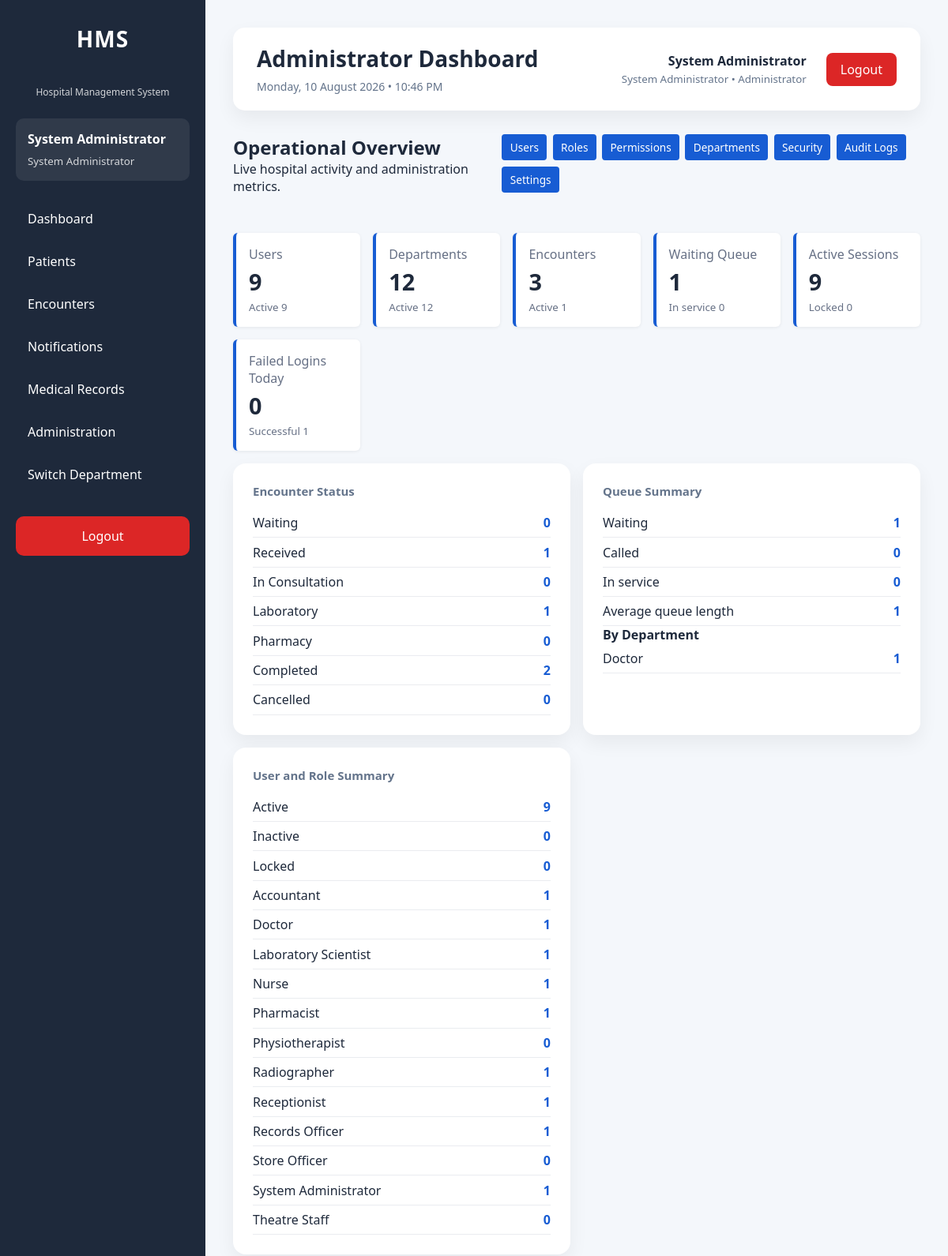
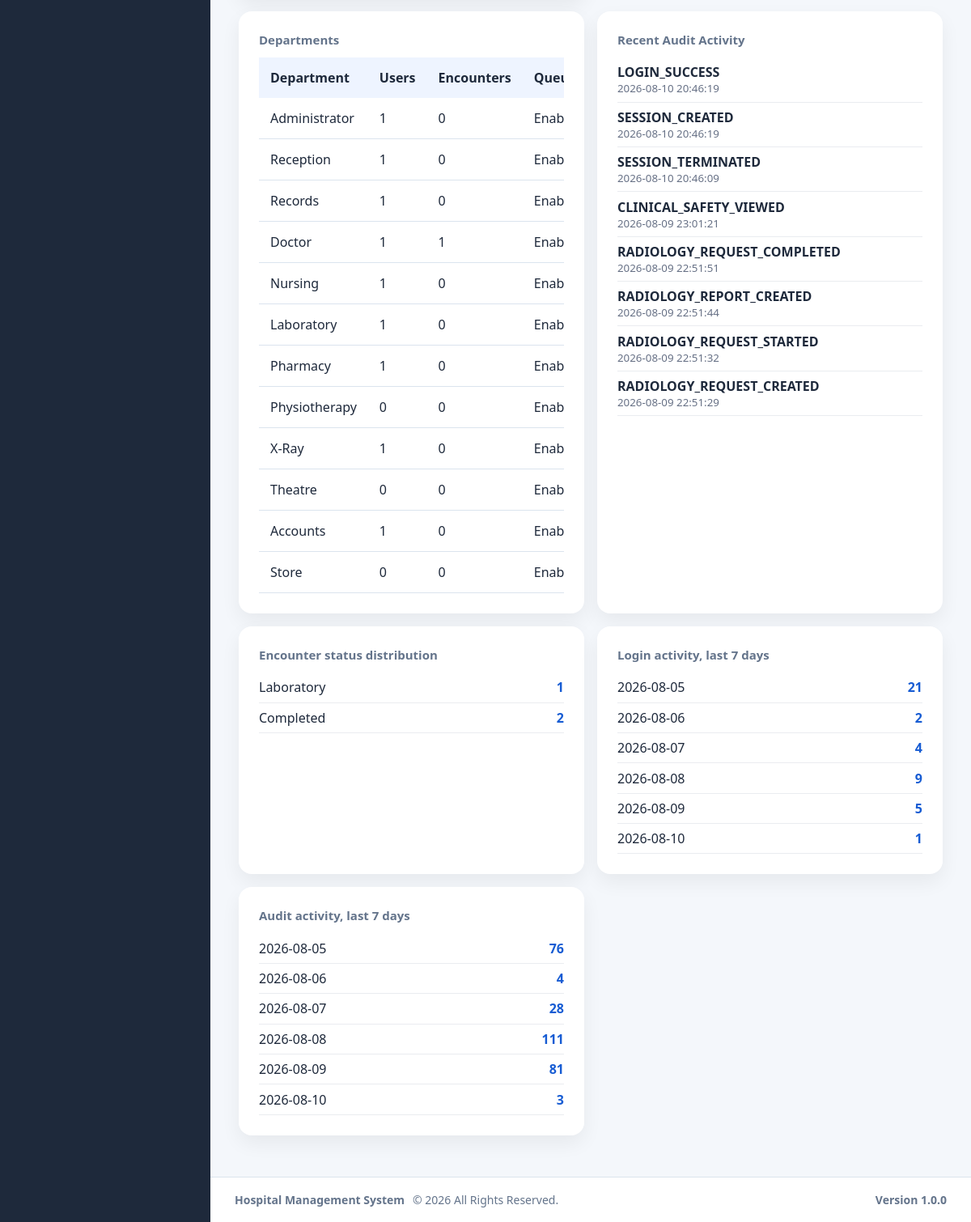
The page /dashboard/admin.php (signed in) on the database its author committed (2 pictures, top to bottom).
### tables this page shows
CREATE TABLE `departments` (
  `id` int(11) NOT NULL AUTO_INCREMENT,
  `department_name` varchar(100) NOT NULL,
  `department_code` varchar(30) NOT NULL,
  `description` text DEFAULT NULL,
  `location` varchar(150) DEFAULT NULL,
  `contact_extension` varchar(30) DEFAULT NULL,
  `department_type` enum('Clinical','Administrative','Diagnostic','Support') NOT NULL DEFAULT 'Support',
  `queue_enabled` tinyint(1) NOT NULL DEFAULT 1,
  `is_active` tinyint(1) NOT NULL DEFAULT 1,
  `display_order` int(11) NOT NULL DEFAULT 0,
  `created_at` timestamp NOT NULL DEFAULT current_timestamp(),
  `updated_at` timestamp NULL DEFAULT NULL ON UPDATE current_timestamp(),
  PRIMARY KEY (`id`),
  UNIQUE KEY `uq_departments_name` (`department_name`),
  UNIQUE KEY `uq_departments_code` (`department_code`),
  KEY `idx_departments_active` (`is_active`),
  KEY `idx_departments_type` (`department_type`),
  KEY `idx_departments_queue` (`queue_enabled`)
);

CREATE TABLE `audit_logs` (
  `id` int(11) NOT NULL AUTO_INCREMENT,
  `user_id` int(11) DEFAULT NULL,
  `visit_id` int(11) DEFAULT NULL,
  `patient_id` int(11) DEFAULT NULL,
  `module` varchar(100) NOT NULL,
  `action` varchar(100) NOT NULL,
  `description` text DEFAULT NULL,
  `ip_address` varchar(50) DEFAULT NULL,
  `user_agent` varchar(255) DEFAULT NULL,
  `department_id` int(11) DEFAULT NULL,
  `severity` varchar(20) NOT NULL DEFAULT 'INFO',
  `event_type` varchar(100) NOT NULL DEFAULT 'GENERAL',
  `created_at` timestamp NOT NULL DEFAULT current_timestamp(),
  PRIMARY KEY (`id`),
  KEY `idx_audit_user` (`user_id`),
  KEY `idx_audit_visit` (`visit_id`),
  KEY `idx_audit_patient_created` (`patient_id`,`created_at`),
  KEY `idx_audit_module` (`module`),
  KEY `idx_audit_created` (`created_at`),
  KEY `idx_audit_action_created` (`action`,`created_at`),
  KEY `idx_audit_user_created` (`user_id`,`created_at`),
  KEY `idx_audit_ip_created` (`ip_address`,`created_at`),
  KEY `idx_audit_department_created` (`department_id`,`created_at`),
  KEY `idx_audit_module_created` (`module`,`created_at`),
  KEY `idx_audit_event_created` (`event_type`,`created_at`),
  KEY `idx_audit_severity_created` (`severity`,`created_at`),
  KEY `idx_audit_visit_created` (`visit_id`,`created_at`),
  CONSTRAINT `fk_audit_department` FOREIGN KEY (`department_id`) REFERENCES `departments` (`id`) ON DELETE SET NULL ON UPDATE CASCADE,
  CONSTRAINT `fk_audit_patient` FOREIGN KEY (`patient_id`) REFERENCES `patients` (`id`) ON DELETE SET NULL ON UPDATE CASCADE,
  CONSTRAINT `fk_audit_user` FOREIGN KEY (`user_id`) REFERENCES `users` (`id`) ON DELETE SET NULL ON UPDATE CASCADE,
  CONSTRAINT `fk_audit_visit` FOREIGN KEY (`visit_id`) REFERENCES `visits` (`id`) ON DELETE SET NULL ON UPDATE CASCADE
);

### dashboard/admin.php (the view, shortened to what the rows shown need)
<?php
require_once __DIR__ . '/../config/auth.php';
require_once __DIR__ . '/../config/database.php';
require_once __DIR__ . '/../services/DashboardService.php';
$dashboardService = new DashboardService($pdo);
$dashboardService->recordDashboardView((int)($currentUser['id'] ?? 0));
$dashboard = $dashboardService->getAdministratorDashboard();
$data = $dashboard['data'] ?? [];
$users = $data['users'] ?? [];
$departments = $data['departments'] ?? [];
$encounters = $data['encounters'] ?? [];
$audit = $data['audit'] ?? [];
require_once __DIR__ . '/../layouts/header.php';
require_once __DIR__ . '/../layouts/sidebar.php';
function dashboardCount(array $values, string $key): int
{
    return (int)($values[$key] ?? 0);
}
?>
<main class="content admin-dashboard">
    <?php require_once __DIR__ . '/../layouts/navbar.php'; ?>
    <section class="dashboard-heading">
        <div>
            <h2>Operational Overview</h2>
        </div>
    </section>
    <section class="dashboard-columns">
        <article class="card">
            <div class="metric-list">
                <?php foreach ([
                    ['Waiting', dashboardCount($encounters, 'waiting')],
                    ['Received', dashboardCount($encounters, 'received')],
                    ['In Consultation', dashboardCount($encounters, 'in_consultation')],
                    ['Laboratory', dashboardCount($encounters, 'laboratory')],
                    ['Pharmacy', dashboardCount($encounters, 'pharmacy')],
                    ['Completed', dashboardCount($encounters, 'completed')],
                    ['Cancelled', dashboardCount($encounters, 'cancelled')]
                ] as $metric): ?>
                    <div><span><?= e($metric[0]) ?></span><strong><?= (int)$metric[1] ?></strong></div>
                <?php endforeach; ?>
            </div>
        </article>
        <article class="card">
            <div class="metric-list">
                <div><span>Active</span><strong><?= dashboardCount($users, 'active') ?></strong></div>
            </div>
        </article>
    </section>
    <section class="dashboard-columns">
        <article class="card">
            <div class="table-wrapper">
                <table>
                    <thead><tr><th>Department</th><th>Users</th><th>Encounters</th><th>Queue</th></tr></thead>
                    <tbody>
                    <?php foreach (($departments['items'] ?? []) as $department): ?>
                        <tr>
                            <td><?= e($department['department_name']) ?></td>
                            <td><?= (int)$department['active_users'] ?></td>
                            <td><?= (int)$department['active_encounters'] ?></td>
                            <td><?= !empty($department['queue_enabled']) ? 'Enabled' : 'Disabled' ?></td>
                        </tr>
                    <?php endforeach; ?>
                    </tbody>
                </table>
            </div>
        </article>
        <article class="card">
            <?php foreach (array_slice($audit['recent'] ?? [], 0, 8) as $event): ?>
                <div class="activity-row"><strong><?= e($event['action'] ?? '') ?></strong><small><?= e($event['created_at'] ?? '') ?></small></div>
            <?php endforeach; ?>
        </article>
    </section>
</main>
<?php require_once __DIR__ . '/../layouts/footer.php'; ?>

### rows shown on the page
departments: department_name "Pharmacy", metric "0", active_users "1", active_encounters "0", queue_enabled "Enabled"
departments: id "9", department_name "X-Ray", active_users "1", active_encounters "0", queue_enabled "Enabled"
departments: department_name "Administrator", active_users "1", active_encounters "0", queue_enabled "Enabled"
departments: department_name "Reception", active_users "1", active_encounters "0", queue_enabled "Enabled"
departments: department_name "Records", active_users "1", active_encounters "0", queue_enabled "Enabled"
departments: department_name "Doctor", active_users "1", active_encounters "1", queue_enabled "Enabled"
departments: department_name "Nursing", active_users "1", active_encounters "0", queue_enabled "Enabled"
departments: department_name "Laboratory", active_users "1", active_encounters "0", queue_enabled "Enabled"
departments: department_name "Physiotherapy", active_users "0", active_encounters "0", queue_enabled "Enabled"
departments: department_name "Theatre", active_users "0", active_encounters "0", queue_enabled "Enabled"
departments: department_name "Accounts", active_users "1", active_encounters "0", queue_enabled "Enabled"
departments: department_name "Store", active_users "0", active_encounters "0", queue_enabled "Enabled"
audit_logs: action "LOGIN_SUCCESS", created_at "2026-08-10 20:46:19"
audit_logs: action "SESSION_CREATED", created_at "2026-08-10 20:46:19"
audit_logs: action "SESSION_TERMINATED", created_at "2026-08-10 20:46:09"
audit_logs: action "CLINICAL_SAFETY_VIEWED", created_at "2026-08-09 23:01:21"
audit_logs: action "RADIOLOGY_REQUEST_COMPLETED", created_at "2026-08-09 22:51:51"
audit_logs: action "RADIOLOGY_REPORT_CREATED", created_at "2026-08-09 22:51:44"
audit_logs: action "RADIOLOGY_REQUEST_STARTED", created_at "2026-08-09 22:51:32"
audit_logs: action "RADIOLOGY_REQUEST_CREATED", created_at "2026-08-09 22:51:29"

### other values the page prints
$currentUser['first_name'] "System"
$currentUser['last_name'] "Administrator"
$currentUser['role_name'] "System Administrator"
$pageTitle "Administrator Dashboard"
$currentUser['active_department_name'] "Administrator"
$card[0] "Users"
$card[1] "9"
$card[2] "Active 9"
$card[0] "Departments"
$card[1] "12"
$card[2] "Active 12"
$card[0] "Encounters"
$card[1] "3"
$card[2] "Active 1"
$card[0] "Waiting Queue"
